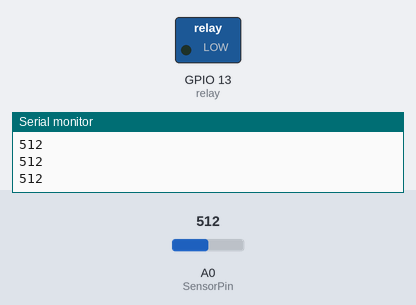
The sketch below on a simulated ESP8266 (NodeMCU). On the bench: switched loads named in the sketch (green lamp = pin HIGH), the last lines printed to the serial monitor. The inputs (shaded band) are chosen by the test bench; at power-on: A0 (SensorPin) = 512.

Above: at 1.2 s.
1.3 s: A0 (SensorPin) set to 590
2.8 s: A0 (SensorPin) set to 617
At 3.9 s:
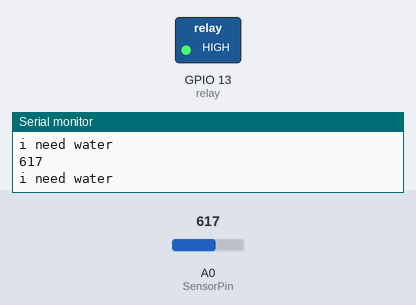
4.3 s: A0 (SensorPin) set to 511
At 4.6 s:
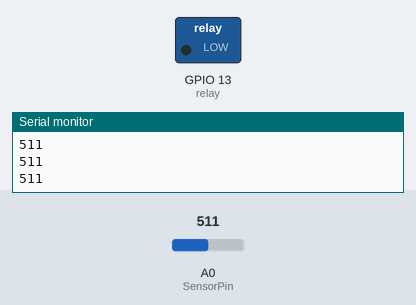
5.8 s: A0 (SensorPin) set to 1023
At 6.3 s:
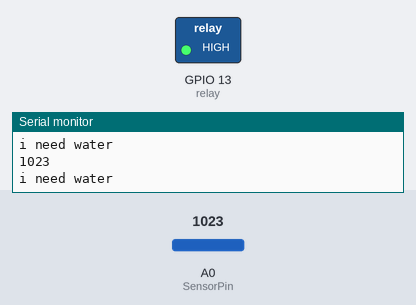
Timing chart, 0 to 8.3 s (numbered marks = the images above; inputs shaded):
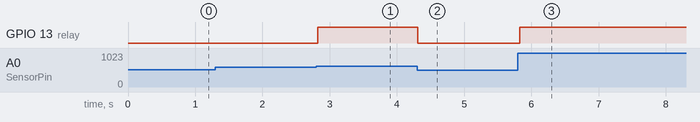

The sketch:

Project7_3.ino
```cpp
#include "ESP8266WiFi.h" // Enables the ESP8266 to connect to the local network (via WiFi)
#include "PubSubClient.h" // Allows us to connect to, and publish to the MQTT broker

#define SensorPin A0
int relay = 13;


// WiFi
//const char* ssid = "nishanth";
//const char* wifi_password = "nishanth";

// MQTT
// Make sure to update this for your own MQTT Broker!
//const char* mqtt_server = "test.mosquitto.org";
//const char* plant_topic = "plant";
//const char* mqtt_username = "";
//const char* mqtt_password = "";
//// The client id identifies the ESP8266 device. Think of it a bit like a hostname (Or just a name, like Greg).
//const char* clientID = "client_plant_test";
//
//
//// Initialise the WiFi and MQTT Client objects
//WiFiClient wifiClient;
//PubSubClient client(mqtt_server, 1883, wifiClient); // 1883 is the listener port for the Broker


//void connect_MQTT(){
//  Serial.print("Connecting to ");
//  Serial.println(ssid);
//
//  // Connect to the WiFi
//  WiFi.begin(ssid, wifi_password);
//
//  // Wait until the connection has been confirmed before continuing
//  while (WiFi.status() != WL_CONNECTED) {
//    delay(500);
//    Serial.print(".");
//  }
//
//  // Debugging - Output the IP Address of the ESP8266
//  Serial.println("WiFi connected");
//  Serial.print("IP address: ");
//  Serial.println(WiFi.localIP());
//
//  // Connect to MQTT Broker
//  // client.connect returns a boolean value to let us know if the connection was successful.
//  // If the connection is failing, make sure you are using the correct MQTT Username and Password (Setup Earlier in the Instructable)
//  if (client.connect(clientID, mqtt_username, mqtt_password)) {
//    Serial.println("Connected to MQTT Broker!");
//  }
//  else {
//    Serial.println("Connection to MQTT Broker failed...");
//
//}
//}

void setup() {
  Serial.begin(9600);
//  connect_MQTT();
//  Serial.setTimeout(2000);

//  float sensorValue = analogRead(SensorPin);
//  Serial.println(sensorValue);
  pinMode(relay,OUTPUT);
//  // PUBLISH to the MQTT Broker
//  if (client.publish(plant_topic, String(sensorValue).c_str())) {
//    Serial.println("Moisture sent!");
//    Serial.println(plant_topic);
//  }
//  // Again, client.publish will return a boolean value depending on whether it succeded or not.
//  // If the message failed to send, we will try again, as the connection may have broken.
//  else {
//    Serial.println("Moisture failed to send. Reconnecting to MQTT Broker and trying again");
//    client.connect(clientID, mqtt_username, mqtt_password);
//    delay(10); // This delay ensures that client.publish doesn't clash with the client.connect call
//    client.publish(plant_topic, String(sensorValue).c_str());
//  }
//
//  delay(1000);
//  //ESP.deepSleep(0.2*60e6);
}

void loop(){
  int moistureAnalog = analogRead(SensorPin);
  Serial.println(moistureAnalog);
   if (moistureAnalog>600){
    Serial.println("i need water");
    digitalWrite(relay,HIGH);
   }
   else{
     digitalWrite(relay,LOW);
   }

}
```

Measured:
- the behaviour switches between 600 and 601 on A0 (SensorPin) (found by bisection; images 0 and 1)
- after the input at 2.8 s, GPIO 13 (relay): LOW → HIGH at once
- after the input at 4.3 s, GPIO 13 (relay): HIGH → LOW at once
- after the input at 5.8 s, GPIO 13 (relay): LOW → HIGH at once
